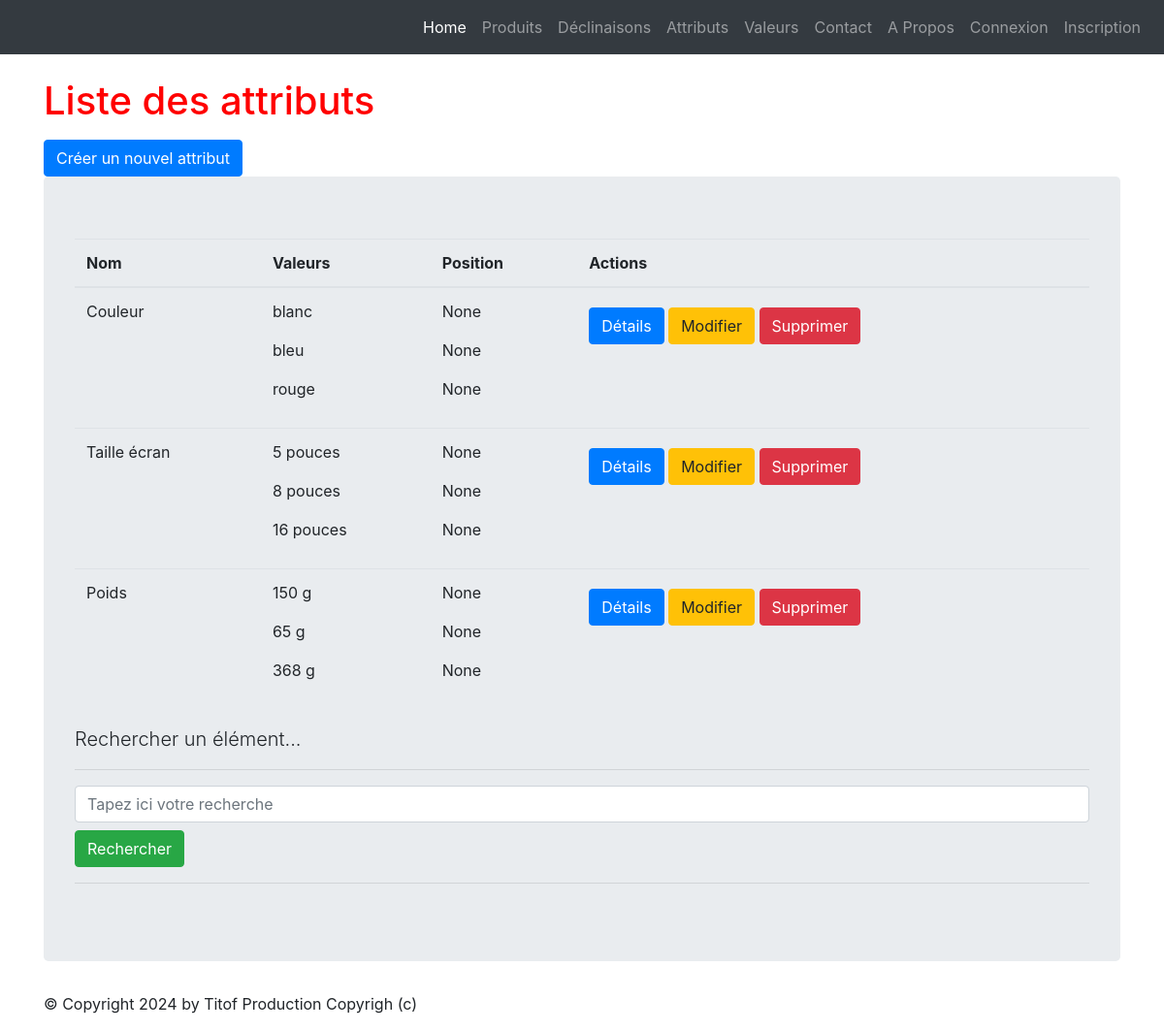
/monapp/attributes/list, run on an earlier commit of the app's database.
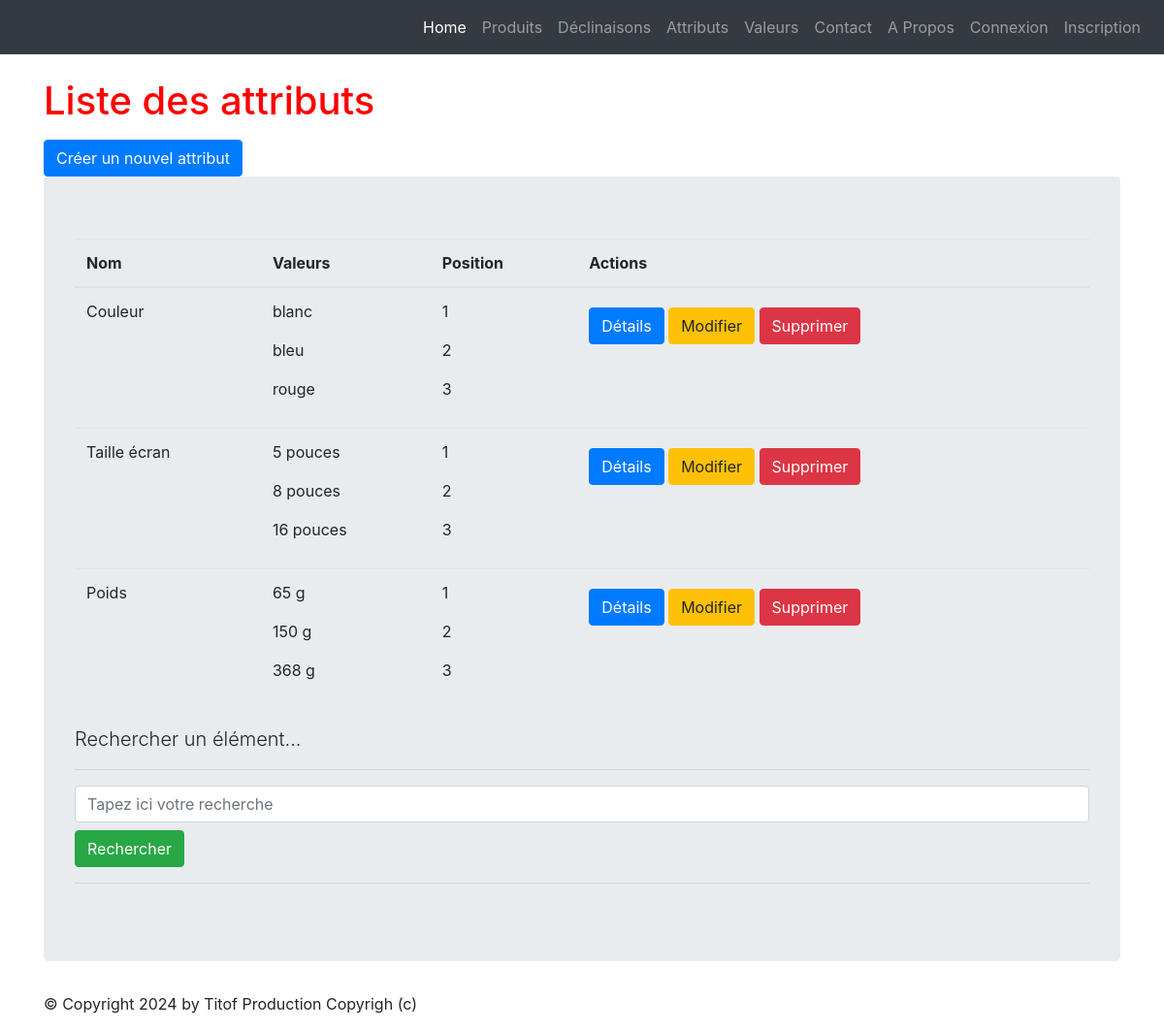
And on a later commit of the database.
### monapp/models.py (models this page shows, shortened)
class ProductAttribute(models.Model):
    class Meta:
        verbose_name = "Attribut"
    name =  models.CharField(max_length=100)

class ProductAttributeValue(models.Model):
    class Meta:
        verbose_name = "Valeur attribut"
        ordering = ['position']
    value              = models.CharField(max_length=100)
    product_attribute  = models.ForeignKey('ProductAttribute', verbose_name="Unité", on_delete=models.CASCADE)
    position           = models.PositiveSmallIntegerField("Position", null=True, blank=True)

### monapp/views.py (the view)
# urls.py: path("attributes/list",views.ProductAttributeListView.as_view() ,name='attribute-list'),
class ProductAttributeListView(ListView):
    model = ProductAttribute
    template_name = "monapp/list_attributes.html"
    context_object_name = "productattributes"
    def get_queryset(self ):
        query = self.request.GET.get('search')  # Récupérer le terme de recherche depuis la requête GET
        if query:
            return ProductAttribute.objects.filter(name__icontains=query)  # Filtre les produits par nom (insensible à la casse)
        return ProductAttribute.objects.all().prefetch_related('productattributevalue_set')
    def get_context_data(self, **kwargs):
        context = super(ProductAttributeListView, self).get_context_data(**kwargs)
        context['titremenu'] = "Liste des attributs"
        return context

### templates/monapp/list_attributes.html (shortened to what this page needs)
{% extends 'monapp/base.html' %}
{% block menu %}
<h1>Liste des attributs</h1>
<a href="{% url 'attribute-add' %}" class="btn btn-primary mt-2">Créer un nouvel attribut</a>
{% endblock %}
{% block contenu %}
    <table class="table">
        <thead>
            <th>Nom</th>
            <th>Valeurs</th>
            <th>Position</th>
            <th>Actions</th>
        </thead>
        <tbody>
        {% for attribute in productattributes %}
        <tr>
            <td>{{ attribute.name}}</a></td>
            <td>{% for value in attribute.productattributevalue_set.all %}
                <p>{{ value.value }}</p>
                {% empty %}
                <p>Aucune valeur</p>
                {% endfor %}
            </td>
            <td>{% for value in attribute.productattributevalue_set.all %}
                <p>{{ value.position }}</p>
                {% empty %}
                <p>Aucune valeur</p>
                {% endfor %}
            </td>
            <td>
                <a href="{% url 'attribute-detail' attribute.id %}" class="btn btn-primary mt-2">Détails</a>
                <a href="{% url 'attribute-update' attribute.id %}" class="btn btn-warning mt-2">Modifier</a>
                <a href="{% url 'attribute-delete' attribute.id %}" class="btn btn-danger mt-2">Supprimer</a>
            </td>
        </tr>
        {% endfor %}
        </tbody>
    </table>
     <p class="lead mb-3 ml-0">Rechercher un élément...</p>
     <hr/>
     <form method="GET" action="">
         <input class="form-control" type="text" name="search" placeholder="Tapez ici votre recherche" value="{{ request.GET.search }}">
         <button type="submit" class="btn btn-success mt-2">Rechercher</button>
     </form>
     <hr/>
{% endblock %}

What changed in the data, as far as the page shows it:
changed ProductAttributeValue "blanc": position "None" → "1"
changed ProductAttributeValue "bleu": position "None" → "2"
changed ProductAttributeValue "rouge": position "None" → "3"
changed ProductAttributeValue "5 pouces": position "None" → "1"
changed ProductAttributeValue "8 pouces": position "None" → "2"
changed ProductAttributeValue "16 pouces": position "None" → "3"
changed ProductAttributeValue (number 7 of 9 on the later page): position "None" → "1"; moves up the list
changed ProductAttributeValue (number 8 of 9 on the later page): position "None" → "2"
changed ProductAttributeValue (number 9 of 9 on the later page): position "None" → "3"
